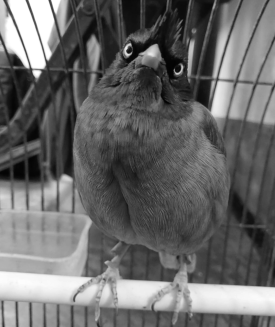
#> input picture CSE4182- Digital Image Processing Lab/resources/gray_robin.png, 275 x 327 px
$ jupyter execute 2b-powerAndInverLog.ipynb
#> lines starting #> are read from the running program, lines starting #| are printed output that depends on the picture
[cell 1]
import cv2
import numpy as np
import matplotlib.pyplot as plt

[cell 2]
img = cv2.imread("../resources/gray_robin.png")
#> img is the input picture: shape (327, 275, 3); min 3, max 255, mean 105.5

[cell 3]
rgb = cv2.cvtColor(img,cv2.COLOR_BGR2RGB)

gr = cv2.cvtColor(rgb,cv2.COLOR_BGR2GRAY)
#plt.imshow(img,cmap="gray")
#plt.axis('off')
gr.shape
#> Out = (327, 275)

[cell 4]
plt.imshow(gr,cmap="gray")

[cell 5]
#Power law: y=cr^(gamma)
gamma = .3
c=100
power_img  = c*(gr**gamma)
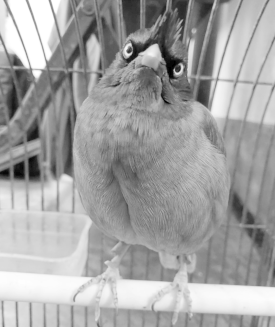
#> power_img: shape (327, 275) float64; min 139, max 527.2, mean 389.1; drawn with min black and max white


plt.imshow(power_img,cmap="gray")

[cell 6]
c=100

#log: c*log(1+r)
log_img = c * ((np.log(1 + gr)) / np.log(2))
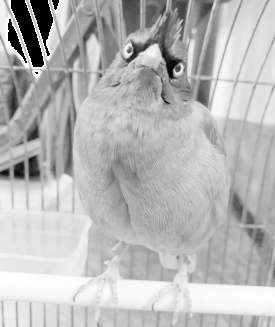
#> log_img: shape (327, 275) float16; 2.09% of the values are NaN or infinite; the others: min 200, max 799.5, mean 642.5; drawn with min black, max white, NaN and infinite black

plt.imshow(log_img,cmap="gray")

[cell 7]
c=100

#inverse log y: e^(r/c) - 1
inverseLog_img = np.e**(gr/c) - 1
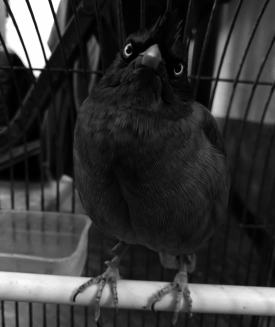
#> inverseLog_img: shape (327, 275) float64; min 0.0305, max 11.81, mean 2.56; drawn with min black and max white

plt.imshow(inverseLog_img,cmap="gray")
